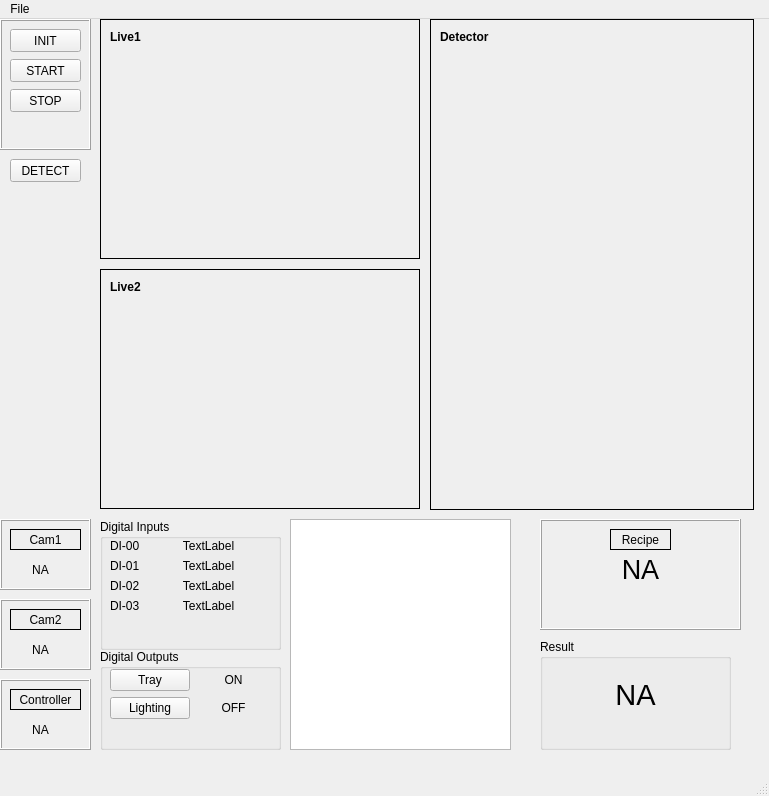
<?xml version="1.0" encoding="UTF-8"?>
<ui version="4.0">
 <class>MainWindow</class>
 <widget class="QMainWindow" name="MainWindow">
  <property name="geometry">
   <rect>
    <x>0</x>
    <y>0</y>
    <width>769</width>
    <height>796</height>
   </rect>
  </property>
  <property name="windowTitle">
   <string>MHS VISION - TTT [powered by binhdv92]</string>
  </property>
  <widget class="QWidget" name="centralwidget">
   <widget class="QLabel" name="lb_imageframe1">
    <property name="geometry">
     <rect>
      <x>430</x>
      <y>0</y>
      <width>324</width>
      <height>491</height>
     </rect>
    </property>
    <property name="frameShape">
     <enum>QFrame::Box</enum>
    </property>
    <property name="text">
     <string/>
    </property>
    <property name="pixmap">
     <pixmap>../media/intel_logo.png</pixmap>
    </property>
    <property name="scaledContents">
     <bool>true</bool>
    </property>
   </widget>
   <widget class="QLabel" name="lb_live1">
    <property name="geometry">
     <rect>
      <x>100</x>
      <y>0</y>
      <width>320</width>
      <height>240</height>
     </rect>
    </property>
    <property name="frameShape">
     <enum>QFrame::Box</enum>
    </property>
    <property name="text">
     <string/>
    </property>
    <property name="pixmap">
     <pixmap>../media/intel_logo.png</pixmap>
    </property>
    <property name="scaledContents">
     <bool>true</bool>
    </property>
   </widget>
   <widget class="QLabel" name="lb_live2">
    <property name="geometry">
     <rect>
      <x>100</x>
      <y>250</y>
      <width>320</width>
      <height>240</height>
     </rect>
    </property>
    <property name="frameShape">
     <enum>QFrame::Box</enum>
    </property>
    <property name="text">
     <string/>
    </property>
    <property name="pixmap">
     <pixmap>../media/intel_logo.png</pixmap>
    </property>
    <property name="scaledContents">
     <bool>true</bool>
    </property>
   </widget>
   <widget class="QGroupBox" name="groupBox">
    <property name="geometry">
     <rect>
      <x>100</x>
      <y>500</y>
      <width>181</width>
      <height>131</height>
     </rect>
    </property>
    <property name="title">
     <string>Digital Inputs</string>
    </property>
    <widget class="QWidget" name="formLayoutWidget">
     <property name="geometry">
      <rect>
       <x>10</x>
       <y>20</y>
       <width>161</width>
       <height>108</height>
      </rect>
     </property>
     <layout class="QFormLayout" name="formLayout">
      <item row="0" column="0">
       <widget class="QLabel" name="label_0">
        <property name="text">
         <string>DI-00</string>
        </property>
       </widget>
      </item>
      <item row="0" column="1">
       <widget class="QLabel" name="lb_di_0">
        <property name="autoFillBackground">
         <bool>false</bool>
        </property>
        <property name="text">
         <string>TextLabel</string>
        </property>
        <property name="alignment">
         <set>Qt::AlignCenter</set>
        </property>
       </widget>
      </item>
      <item row="1" column="0">
       <widget class="QLabel" name="label_1">
        <property name="text">
         <string>DI-01</string>
        </property>
       </widget>
      </item>
      <item row="1" column="1">
       <widget class="QLabel" name="lb_di_1">
        <property name="text">
         <string>TextLabel</string>
        </property>
        <property name="alignment">
         <set>Qt::AlignCenter</set>
        </property>
       </widget>
      </item>
      <item row="2" column="0">
       <widget class="QLabel" name="label_2">
        <property name="text">
         <string>DI-02</string>
        </property>
       </widget>
      </item>
      <item row="2" column="1">
       <widget class="QLabel" name="lb_di_2">
        <property name="text">
         <string>TextLabel</string>
        </property>
        <property name="alignment">
         <set>Qt::AlignCenter</set>
        </property>
       </widget>
      </item>
      <item row="3" column="0">
       <widget class="QLabel" name="label_3">
        <property name="text">
         <string>DI-03</string>
        </property>
       </widget>
      </item>
      <item row="3" column="1">
       <widget class="QLabel" name="lb_di_3">
        <property name="text">
         <string>TextLabel</string>
        </property>
        <property name="alignment">
         <set>Qt::AlignCenter</set>
        </property>
       </widget>
      </item>
     </layout>
    </widget>
   </widget>
   <widget class="QGroupBox" name="groupBox_2">
    <property name="geometry">
     <rect>
      <x>100</x>
      <y>630</y>
      <width>181</width>
      <height>101</height>
     </rect>
    </property>
    <property name="title">
     <string>Digital Outputs</string>
    </property>
    <widget class="QWidget" name="formLayoutWidget_2">
     <property name="geometry">
      <rect>
       <x>10</x>
       <y>20</y>
       <width>161</width>
       <height>71</height>
      </rect>
     </property>
     <layout class="QFormLayout" name="formLayout_2">
      <item row="0" column="1">
       <widget class="QLabel" name="lb_tray">
        <property name="autoFillBackground">
         <bool>false</bool>
        </property>
        <property name="text">
         <string>ON</string>
        </property>
        <property name="alignment">
         <set>Qt::AlignCenter</set>
        </property>
       </widget>
      </item>
      <item row="1" column="0">
       <widget class="QPushButton" name="pbt_lighting">
        <property name="text">
         <string>Lighting</string>
        </property>
       </widget>
      </item>
      <item row="1" column="1">
       <widget class="QLabel" name="lb_lighting">
        <property name="text">
         <string>OFF</string>
        </property>
        <property name="alignment">
         <set>Qt::AlignCenter</set>
        </property>
       </widget>
      </item>
      <item row="0" column="0">
       <widget class="QPushButton" name="pbt_tray">
        <property name="enabled">
         <bool>true</bool>
        </property>
        <property name="text">
         <string>Tray</string>
        </property>
       </widget>
      </item>
     </layout>
    </widget>
   </widget>
   <widget class="QFrame" name="frame_4">
    <property name="geometry">
     <rect>
      <x>0</x>
      <y>660</y>
      <width>91</width>
      <height>71</height>
     </rect>
    </property>
    <property name="frameShape">
     <enum>QFrame::Box</enum>
    </property>
    <property name="frameShadow">
     <enum>QFrame::Raised</enum>
    </property>
    <widget class="QLabel" name="label_15">
     <property name="geometry">
      <rect>
       <x>10</x>
       <y>10</y>
       <width>71</width>
       <height>21</height>
      </rect>
     </property>
     <property name="frameShape">
      <enum>QFrame::Box</enum>
     </property>
     <property name="text">
      <string>Controller</string>
     </property>
     <property name="alignment">
      <set>Qt::AlignCenter</set>
     </property>
    </widget>
    <widget class="QLabel" name="B_lb_controller_status">
     <property name="geometry">
      <rect>
       <x>20</x>
       <y>40</y>
       <width>41</width>
       <height>21</height>
      </rect>
     </property>
     <property name="frameShape">
      <enum>QFrame::NoFrame</enum>
     </property>
     <property name="text">
      <string>NA</string>
     </property>
     <property name="alignment">
      <set>Qt::AlignCenter</set>
     </property>
    </widget>
   </widget>
   <widget class="QFrame" name="frame_5">
    <property name="geometry">
     <rect>
      <x>0</x>
      <y>580</y>
      <width>91</width>
      <height>71</height>
     </rect>
    </property>
    <property name="frameShape">
     <enum>QFrame::Box</enum>
    </property>
    <property name="frameShadow">
     <enum>QFrame::Raised</enum>
    </property>
    <widget class="QLabel" name="label_19">
     <property name="geometry">
      <rect>
       <x>10</x>
       <y>10</y>
       <width>71</width>
       <height>21</height>
      </rect>
     </property>
     <property name="frameShape">
      <enum>QFrame::Box</enum>
     </property>
     <property name="text">
      <string>Cam2</string>
     </property>
     <property name="alignment">
      <set>Qt::AlignCenter</set>
     </property>
    </widget>
    <widget class="QLabel" name="B_lb_cam2_status">
     <property name="geometry">
      <rect>
       <x>20</x>
       <y>40</y>
       <width>41</width>
       <height>21</height>
      </rect>
     </property>
     <property name="frameShape">
      <enum>QFrame::NoFrame</enum>
     </property>
     <property name="text">
      <string>NA</string>
     </property>
     <property name="alignment">
      <set>Qt::AlignCenter</set>
     </property>
    </widget>
   </widget>
   <widget class="QFrame" name="frame_6">
    <property name="geometry">
     <rect>
      <x>0</x>
      <y>500</y>
      <width>91</width>
      <height>71</height>
     </rect>
    </property>
    <property name="frameShape">
     <enum>QFrame::Box</enum>
    </property>
    <property name="frameShadow">
     <enum>QFrame::Raised</enum>
    </property>
    <widget class="QLabel" name="label_21">
     <property name="geometry">
      <rect>
       <x>10</x>
       <y>10</y>
       <width>71</width>
       <height>21</height>
      </rect>
     </property>
     <property name="frameShape">
      <enum>QFrame::Box</enum>
     </property>
     <property name="text">
      <string>Cam1</string>
     </property>
     <property name="alignment">
      <set>Qt::AlignCenter</set>
     </property>
    </widget>
    <widget class="QLabel" name="lb_cam1_status">
     <property name="geometry">
      <rect>
       <x>20</x>
       <y>40</y>
       <width>41</width>
       <height>21</height>
      </rect>
     </property>
     <property name="frameShape">
      <enum>QFrame::NoFrame</enum>
     </property>
     <property name="text">
      <string>NA</string>
     </property>
     <property name="alignment">
      <set>Qt::AlignCenter</set>
     </property>
    </widget>
   </widget>
   <widget class="QFrame" name="frame">
    <property name="geometry">
     <rect>
      <x>0</x>
      <y>0</y>
      <width>91</width>
      <height>131</height>
     </rect>
    </property>
    <property name="frameShape">
     <enum>QFrame::Box</enum>
    </property>
    <property name="frameShadow">
     <enum>QFrame::Raised</enum>
    </property>
    <widget class="QPushButton" name="pbt_tray_4">
     <property name="enabled">
      <bool>true</bool>
     </property>
     <property name="geometry">
      <rect>
       <x>10</x>
       <y>70</y>
       <width>71</width>
       <height>23</height>
      </rect>
     </property>
     <property name="text">
      <string>STOP</string>
     </property>
    </widget>
    <widget class="QPushButton" name="pbt_tray_3">
     <property name="enabled">
      <bool>true</bool>
     </property>
     <property name="geometry">
      <rect>
       <x>10</x>
       <y>40</y>
       <width>71</width>
       <height>23</height>
      </rect>
     </property>
     <property name="text">
      <string>START</string>
     </property>
    </widget>
    <widget class="QPushButton" name="pbt_tray_2">
     <property name="enabled">
      <bool>true</bool>
     </property>
     <property name="geometry">
      <rect>
       <x>10</x>
       <y>10</y>
       <width>71</width>
       <height>23</height>
      </rect>
     </property>
     <property name="text">
      <string>INIT</string>
     </property>
    </widget>
   </widget>
   <widget class="QGroupBox" name="groupBox_3">
    <property name="geometry">
     <rect>
      <x>540</x>
      <y>620</y>
      <width>191</width>
      <height>111</height>
     </rect>
    </property>
    <property name="title">
     <string>Result</string>
    </property>
    <widget class="QLabel" name="lb_result">
     <property name="geometry">
      <rect>
       <x>10</x>
       <y>20</y>
       <width>171</width>
       <height>71</height>
      </rect>
     </property>
     <property name="font">
      <font>
       <pointsize>22</pointsize>
      </font>
     </property>
     <property name="text">
      <string>NA</string>
     </property>
     <property name="alignment">
      <set>Qt::AlignCenter</set>
     </property>
    </widget>
   </widget>
   <widget class="QTableView" name="tableView">
    <property name="geometry">
     <rect>
      <x>290</x>
      <y>500</y>
      <width>221</width>
      <height>231</height>
     </rect>
    </property>
   </widget>
   <widget class="QFrame" name="frame_7">
    <property name="geometry">
     <rect>
      <x>540</x>
      <y>500</y>
      <width>201</width>
      <height>111</height>
     </rect>
    </property>
    <property name="frameShape">
     <enum>QFrame::Box</enum>
    </property>
    <property name="frameShadow">
     <enum>QFrame::Raised</enum>
    </property>
    <widget class="QLabel" name="label_23">
     <property name="geometry">
      <rect>
       <x>70</x>
       <y>10</y>
       <width>61</width>
       <height>21</height>
      </rect>
     </property>
     <property name="frameShape">
      <enum>QFrame::Box</enum>
     </property>
     <property name="text">
      <string>Recipe</string>
     </property>
     <property name="alignment">
      <set>Qt::AlignCenter</set>
     </property>
    </widget>
    <widget class="QLabel" name="lb_tray_id">
     <property name="geometry">
      <rect>
       <x>10</x>
       <y>40</y>
       <width>181</width>
       <height>21</height>
      </rect>
     </property>
     <property name="font">
      <font>
       <pointsize>20</pointsize>
      </font>
     </property>
     <property name="frameShape">
      <enum>QFrame::NoFrame</enum>
     </property>
     <property name="text">
      <string>NA</string>
     </property>
     <property name="alignment">
      <set>Qt::AlignCenter</set>
     </property>
    </widget>
   </widget>
   <widget class="QLabel" name="label_7">
    <property name="geometry">
     <rect>
      <x>110</x>
      <y>10</y>
      <width>61</width>
      <height>16</height>
     </rect>
    </property>
    <property name="font">
     <font>
      <weight>75</weight>
      <bold>true</bold>
     </font>
    </property>
    <property name="text">
     <string>Live1</string>
    </property>
   </widget>
   <widget class="QLabel" name="label_8">
    <property name="geometry">
     <rect>
      <x>110</x>
      <y>260</y>
      <width>61</width>
      <height>16</height>
     </rect>
    </property>
    <property name="font">
     <font>
      <weight>75</weight>
      <bold>true</bold>
     </font>
    </property>
    <property name="text">
     <string>Live2</string>
    </property>
   </widget>
   <widget class="QPushButton" name="pbt_detect">
    <property name="enabled">
     <bool>true</bool>
    </property>
    <property name="geometry">
     <rect>
      <x>10</x>
      <y>140</y>
      <width>71</width>
      <height>23</height>
     </rect>
    </property>
    <property name="text">
     <string>DETECT</string>
    </property>
   </widget>
   <widget class="QLabel" name="label_9">
    <property name="geometry">
     <rect>
      <x>440</x>
      <y>10</y>
      <width>61</width>
      <height>16</height>
     </rect>
    </property>
    <property name="font">
     <font>
      <weight>75</weight>
      <bold>true</bold>
     </font>
    </property>
    <property name="text">
     <string>Detector</string>
    </property>
   </widget>
  </widget>
  <widget class="QMenuBar" name="menubar">
   <property name="geometry">
    <rect>
     <x>0</x>
     <y>0</y>
     <width>769</width>
     <height>28</height>
    </rect>
   </property>
   <widget class="QMenu" name="menuFile">
    <property name="title">
     <string>File</string>
    </property>
    <addaction name="actionClose"/>
   </widget>
   <addaction name="menuFile"/>
  </widget>
  <widget class="QStatusBar" name="statusbar"/>
  <action name="actionClose">
   <property name="text">
    <string>Close</string>
   </property>
  </action>
 </widget>
 <resources/>
 <connections/>
</ui>
